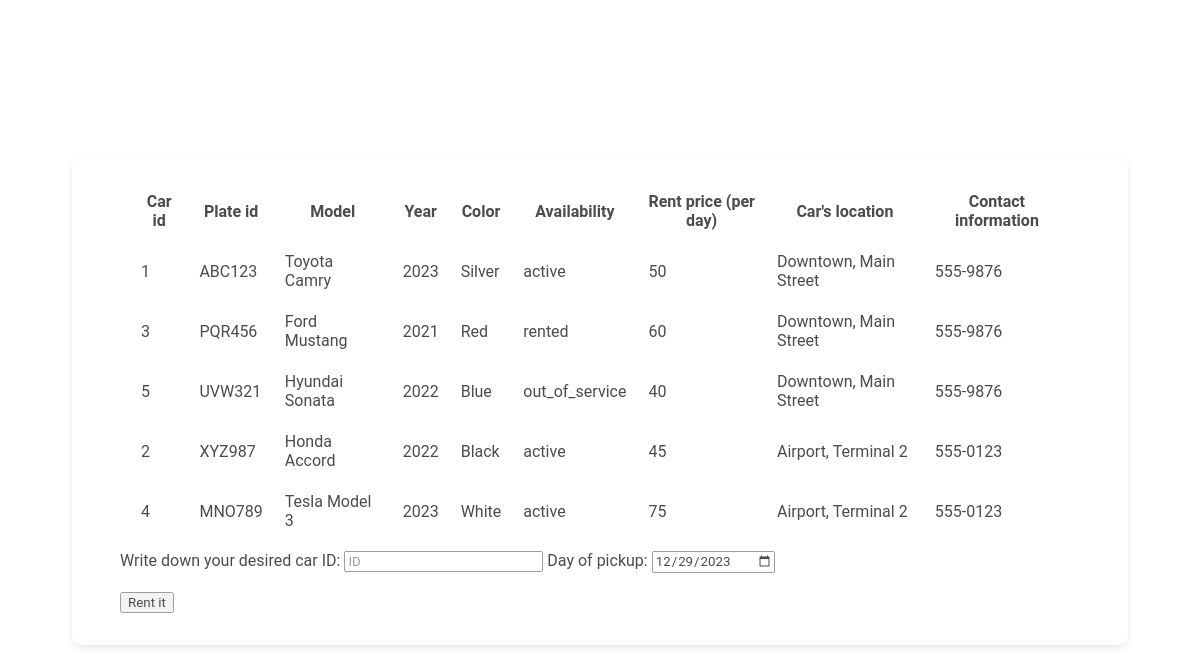
The page /carsoption.php on the database its author committed.
### tables this page shows
CREATE TABLE car(
    car_id INT AUTO_INCREMENT NOT NULL,
    plate_id VARCHAR(10) NOT NULL,
    model VARCHAR(255) NOT NULL,
    `year` INT, 
    color VARCHAR(20),
    `status` ENUM('active', 'out_of_service', 'rented'),
    price_per_day FLOAT NOT NULL,
    office_id INT NOT NULL,
    PRIMARY KEY (car_id),
    FOREIGN KEY (office_id) REFERENCES office (office_id)
);

CREATE TABLE office(
    office_id INT AUTO_INCREMENT NOT NULL,
    office_location VARCHAR(255),
    office_phone VARCHAR(12),
    PRIMARY KEY (office_id)
);

### carsoption.php (the view, shortened to what this page needs)
<!DOCTYPE html>
<html lang="en">
<head>
    <link rel="stylesheet" href="frontend/carsOption.css">
</head>
<body>
<div class="form-holder">
<?php
        $conn = new mysqli('localhost','root','','curenting');
        if($conn->connect_error){
            die('Connection Failed : '.$conn->connect_error);
        }
        else{
            $sql = "SELECT `car_id`,`plate_id`, `model`, `year`, `color`, `status`, `price_per_day`, `office_location`,`office_phone`
            FROM `car` JOIN office ON car.office_id=office.office_id;";
            $result = $conn->query($sql);
            echo "<table>";
            echo "<table cellspacing='20'>";
            echo "<thead>";
            echo "<tr>";
            echo "<th>Car id</th>";
            echo "<th>Plate id</th>";
            echo "<th>Model</th>";
            echo "<th>Year</th>";
            echo "<th>Color</th>";
            echo "<th>Availability</th>";
            echo "<th>Rent price (per day)</th>";
            echo "<th>Car's location</th>";
            echo "<th>Contact information</th>";
            echo "</tr>";
            echo "</thead>";
            echo "<tbody>";
            if ($result->num_rows > 0){
                while($row = $result->fetch_assoc()){
                    echo "<tr>";
                    echo "<td>" . $row['car_id'] . "</td>";
                    echo "<td>" . $row['plate_id'] . "</td>";
                    echo "<td>" . $row['model']. "</td>";
                    echo "<td>" . $row['year'] . "</td>";
                    echo "<td>" . $row['color'] . "</td>";
                    echo "<td>" . $row['status']. "</td>";
                    echo "<td>" . $row['price_per_day'] . "</td>";
                    echo "<td>" . $row['office_location']. "</td>";
                    echo "<td>" . $row['office_phone']. "</td>";
                    echo "</tr>";
                }
                echo "</tbody>";
                echo "</table>";
            }
        }
    ?>
    <form action="check_availability.php" method="post">
        <label for="rent">Write down your desired car ID: </label>
        <input type="text",id="r" name="rent" placeholder="ID" required>
        <label for="start_date">Day of pickup: </label>
        <input type="date",id="sd" name="start_date" value="<?php echo date('Y-m-d'); ?>" required>
        <br><br>
        <input type="submit" value="Rent it">
    </form>
</body>
</html>

### frontend/carsOption.css (style rules this page uses)
body { background-image: url("images/car4.jpg"); background-repeat: no-repeat; position: absolute; width: 100%; height: 100%; background-size: cover; display: flex; align-items: center; justify-content: center; height: 100vh; margin: 0; }
* { font-family: 'Roboto', sans-serif; }
.form-holder { max-width: 60em; padding: 1em 3em 2em 3em; margin: auto; background-color: #FFFFFF; border-radius: 10px; box-shadow: 0px 3px 10px -2px rgba(5, 5, 5, 0.2); min-height: 100px; resize: vertical; opacity: 0.70; }

### rows shown on the page
car: car_id "1", plate "ABC123", model "Toyota Camry", year "2023", color "Silver", status "active", price_per_day "50", office.office_location "Downtown, Main Street", office.office_phone "555-9876"
car: car_id "3", plate "PQR456", model "Ford Mustang", year "2021", color "Red", status "rented", price_per_day "60", office.office_location "Downtown, Main Street", office.office_phone "555-9876"
car: car_id "5", plate "UVW321", model "Hyundai Sonata", year "2022", color "Blue", status "out_of_service", price_per_day "40", office.office_location "Downtown, Main Street", office.office_phone "555-9876"
car: car_id "2", plate "XYZ987", model "Honda Accord", year "2022", color "Black", status "active", price_per_day "45", office.office_location "Airport, Terminal 2", office.office_phone "555-0123"
car: car_id "4", plate "MNO789", model "Tesla Model 3", year "2023", color "White", status "active", price_per_day "75", office.office_location "Airport, Terminal 2", office.office_phone "555-0123"
